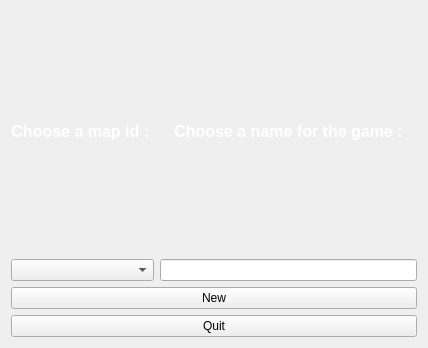
<?xml version="1.0" encoding="UTF-8"?>
<ui version="4.0">
 <class>LoginNew</class>
 <widget class="QWidget" name="LoginNew">
  <property name="geometry">
   <rect>
    <x>0</x>
    <y>0</y>
    <width>428</width>
    <height>348</height>
   </rect>
  </property>
  <property name="windowTitle">
   <string>Form</string>
  </property>
  <layout class="QVBoxLayout" name="verticalLayout">
   <item>
    <layout class="QHBoxLayout" name="horizontalLayout_2" stretch="0,0">
     <property name="spacing">
      <number>6</number>
     </property>
     <property name="sizeConstraint">
      <enum>QLayout::SetDefaultConstraint</enum>
     </property>
     <property name="bottomMargin">
      <number>0</number>
     </property>
     <item>
      <layout class="QVBoxLayout" name="verticalLayout_4">
       <property name="sizeConstraint">
        <enum>QLayout::SetDefaultConstraint</enum>
       </property>
       <item>
        <widget class="QLabel" name="labelMapId">
         <property name="text">
          <string>&lt;html&gt;&lt;head/&gt;&lt;body&gt;&lt;p&gt;&lt;span style=&quot; font-size:12pt; font-weight:600; color:#ffffff;&quot;&gt;Choose a map id : &lt;/span&gt;&lt;/p&gt;&lt;/body&gt;&lt;/html&gt;</string>
         </property>
         <property name="alignment">
          <set>Qt::AlignCenter</set>
         </property>
        </widget>
       </item>
       <item>
        <widget class="QComboBox" name="comboBoxMapId">
         <property name="sizeIncrement">
          <size>
           <width>0</width>
           <height>-31072</height>
          </size>
         </property>
         <property name="iconSize">
          <size>
           <width>16</width>
           <height>16</height>
          </size>
         </property>
        </widget>
       </item>
      </layout>
     </item>
     <item>
      <layout class="QVBoxLayout" name="verticalLayout_5">
       <item>
        <widget class="QLabel" name="labelGameName">
         <property name="text">
          <string>&lt;html&gt;&lt;head/&gt;&lt;body&gt;&lt;p&gt;&lt;span style=&quot; font-size:12pt; font-weight:600; color:#ffffff;&quot;&gt;Choose a name for the game :&lt;/span&gt;&lt;/p&gt;&lt;/body&gt;&lt;/html&gt;</string>
         </property>
         <property name="alignment">
          <set>Qt::AlignCenter</set>
         </property>
        </widget>
       </item>
       <item>
        <widget class="QLineEdit" name="lineGameName"/>
       </item>
      </layout>
     </item>
    </layout>
   </item>
   <item>
    <layout class="QVBoxLayout" name="verticalLayout_2">
     <item>
      <widget class="QPushButton" name="buttonNew">
       <property name="text">
        <string>New</string>
       </property>
      </widget>
     </item>
     <item>
      <widget class="QPushButton" name="buttonQuit">
       <property name="text">
        <string>Quit</string>
       </property>
      </widget>
     </item>
    </layout>
   </item>
  </layout>
 </widget>
 <resources/>
 <connections/>
</ui>
